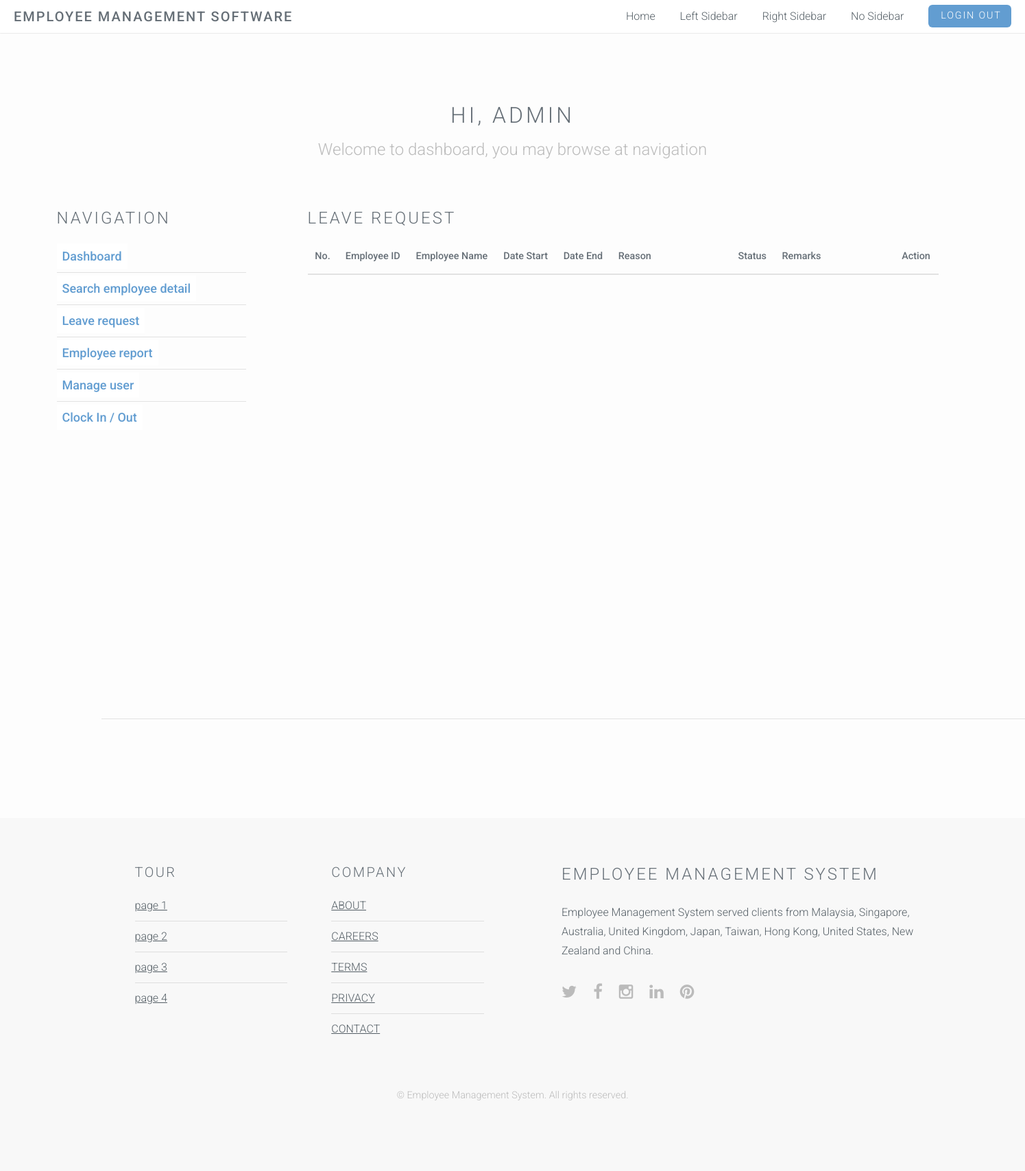
The app's page /website-source-code/admin-leaveRequest.php, older data.
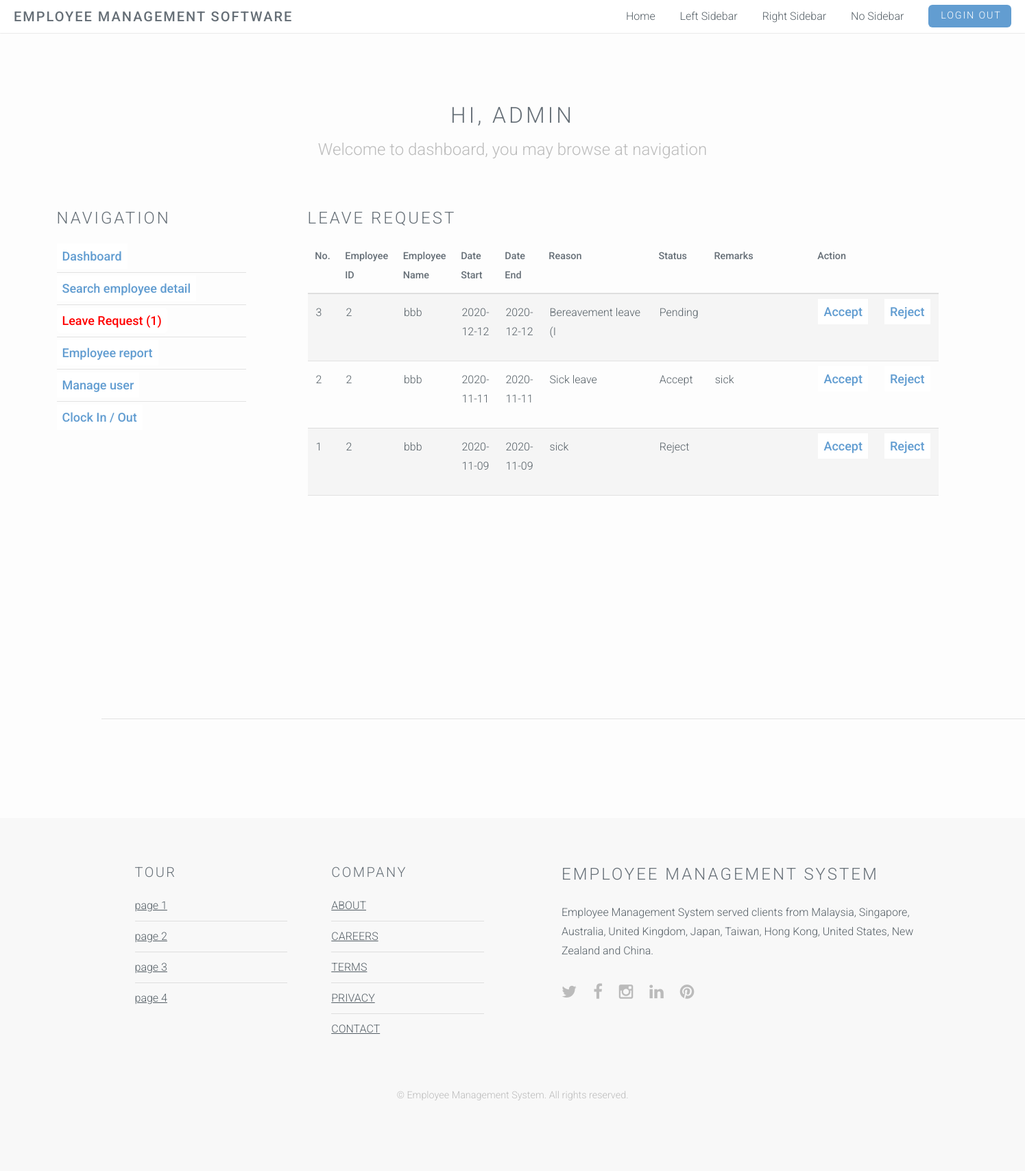
The same page, newer data.
### tables this page shows
CREATE TABLE `leaveapplication` (
  `ID` int(10) NOT NULL,
  `employeeID` int(10) NOT NULL,
  `reason` varchar(20) NOT NULL,
  `dateRequest_start` date NOT NULL,
  `dateRequest_end` date NOT NULL,
  `approval` varchar(10) NOT NULL,
  `remark` varchar(20) NOT NULL
);

CREATE TABLE `employeeinfo` (
  `ID` int(10) NOT NULL,
  `name` varchar(25) DEFAULT NULL,
  `gender` varchar(10) DEFAULT NULL,
  `position` varchar(20) DEFAULT NULL,
  `height` int(10) DEFAULT NULL,
  `phone` varchar(30) DEFAULT NULL,
  `email` varchar(20) DEFAULT NULL,
  `address` varchar(20) DEFAULT NULL,
  `payroll` int(10) DEFAULT NULL,
  `work_start_time` time NOT NULL,
  `work_end_time` time NOT NULL,
  `rest_time` varchar(20) NOT NULL,
  `weekend_work` tinyint(1) NOT NULL
);

### website-source-code/admin-leaveRequest.php (the view, shortened to what this page needs)
<!DOCTYPE html>
<html>
<head>
</head>
<body id="top">
    <?php include("navbar_top.php") ?>
    <section id="main" class="wrapper style1">
        <header class="major">
            <h2>Hi, <?php echo $_SESSION["name"]; ?> Admin</h2>
            <p>Welcome to dashboard, you may browse at navigation</p>
        </header>
        <div class="container">
            <div class="container-admin-dashboard">
                <div class="row-admin-dashboard">
                    <div class="navigation-admin-dashboard">
                        <?php include("admin-navigation.php") ?>
                    </div>
                    <div class="8u skel-cell-important">
                        <section>
                            <h2>Leave Request</h2>
                            <div class="leaverequest-table-div">
                                <table class="tg">
                                    <thead>
                                        <tr>
                                            <th class="tg-0pky">No.</th>
                                            <th class="tg-0lax">Employee ID</th>
                                            <th class="tg-0lax">Employee Name</th>
                                            <th class="tg-0lax">Date Start</th>
                                            <th class="tg-0lax">Date End</th>
                                            <th class="tg-00ax">Reason</th>
                                            <th class="tg-0lax">Status</th>
                                            <th class="tg-0laa">Remarks</th>
                                            <th class="tg-0lax">Action</th>
                                        </tr>
                                    </thead>
                                    <tbody>
                                    <?php
                                        require_once("dbcon.php");
                                        $query = "SELECT `leaveapplication`.`ID`, `leaveapplication`.`employeeID`, `employeeinfo`.`name`, `leaveapplication`.`reason`, `leaveapplication`.`dateRequest_start`, `leaveapplication`.`dateRequest_end`, `leaveapplication`.`approval`, `leaveapplication`.`remark` FROM `leaveapplication`
                                        INNER JOIN `employeeinfo` ON `leaveapplication`.`employeeID` = `employeeinfo`.`ID`
                                        ORDER BY CASE WHEN `approval` LIKE 'Pending' then 0 else 1 end, `approval` ASC";
                                        $result = $con->query($query);
                                        while($row = $result->fetch_assoc()){
                                            echo "<tr>
                                            <td class=\"tg-0lax\">".$row["ID"]."</td>
                                            <td class=\"tg-0lax\">".$row["employeeID"]."</td>
                                            <td class=\"tg-0lax\">".$row["name"]."</td>
                                            <td class=\"tg-0lax\">".$row["dateRequest_start"]."</td>
                                            <td class=\"tg-0lax\">".$row["dateRequest_end"]."</td>
                                            <td class=\"tg-00ax\">".$row["reason"]."</td>";
                                            if($row["approval"] == NULL || $row["approval"] == ""){
                                                echo "<td class=\"tg-0lax\">Pending</td>";
                                            } else {
                                                echo "<td class=\"tg-0lax\">".$row["approval"]."</td>";
                                            }
                                            echo "<td class=\"tg-0lax\">".$row["remark"]."</td>
                                            <td class=\"tg-0lax\">
                                                <ul class=\"alt navigation-admin\">
                                                    <li><a href=\"admin-leaveRequestProcess.php?id=".$row["ID"]."&approval=Accept\">Accept</a></li>
                                                </ul>
                                            </td>
                                            <td class=\"tg-0lax\">
                                                <ul class=\"alt navigation-admin\">
                                                    <li><a href=\"admin-leaveRequestProcess.php?id=".$row["ID"]."&approval=Reject\">Reject</a></li>
                                                </ul>
                                            </td>
                                            </tr>";
                                        }
                                    ?>
                                    </tbody>
                                </table>
                            </div>
                        </section>
                    </div>
                </div>
                <hr class="major" />
            </div>
        </div>
    </section>
    <?php include("footer.php") ?>
</body>
</html>

### website-source-code/navbar_top.php
<header id="header" class="skel-layers-fixed">
      <h1><a href="index.php">EMPLOYEE MANAGEMENT SOFTWARE</a></h1>
      <nav id="nav">
        <ul>
          <li><a href="index.php">Home</a></li>
          <li><a href="testing-user-dashboard.php">Left Sidebar</a></li>
          <li><a href="template-right-sidebar.html">Right Sidebar</a></li>
          <li><a href="template-no-sidebar.html">No Sidebar</a></li>
          <?php
          if(!isset($_COOKIE["PHPSESSID"])){
            echo "<li><a href=\"login.php\" class=\"button special\">Login In</a></li>";
          } else {
            echo "<li><a href=\"logout_process.php\" class=\"button special\">Login Out</a></li>";
          }
          ?>
        </ul>
      </nav>
    </header>

### website-source-code/admin-navigation.php (shortened to what this page needs)
<section>
    <h2>Navigation</h2>
    <ul class="alt navigation-admin">
        <li><a href="admin-dashboard.php">Dashboard</a></li>
        <li><a href="admin-searchEmpDetail.php">Search employee detail</a></li>
        <?php
            require("dbcon.php");
            $count = 0;
            $query = "SELECT * FROM `leaveapplication`";
            $result = $con->query($query);
            if(!$result || $result->num_rows == 0){
                echo "<li><a href=\"admin-leaveRequest.php\">Leave request</a></li>";
            } else {
                while($row = $result->fetch_assoc()){
                    if($row["approval"] == NULL || $row["approval"] == "" || $row["approval"] == "Pending"){
                        $count = $count + 1;
                    }
                }
                if($count == 0){
                    echo "<li><a href=\"admin-leaveRequest.php\">Leave Request</a></li>";
                } else {
                    echo "<li><a href=\"admin-leaveRequest.php\" class=\"leaverequest\">Leave Request ($count)</a></li>";
                }
            }
        ?>
        <li><a href="#">Employee report</a></li>
        <li><a href="#">Manage user</a></li>
        <li><a href="admin-attendance.php">Clock In / Out</a></li>
    </ul>
</section>

### website-source-code/footer.php
<footer id="footer">
      <div class="container">
        <div class="row double">
          <div class="6u">
            <div class="row collapse-at-2">
              <div class="6u">
                <h3>TOUR</h3>
                <ul class="alt">
                  <li><a href="#">page 1</a></li>
                  <li><a href="#">page 2</a></li>
                  <li><a href="#">page 3</a></li>
                  <li><a href="#">page 4</a></li>
                </ul>
              </div>
              <div class="6u">
                <h3>COMPANY</h3>
                <ul class="alt">
                  <li><a href="#">ABOUT</a></li>
                  <li><a href="#">CAREERS</a></li>
                  <li><a href="#">TERMS</a></li>
                  <li><a href="#">PRIVACY</a></li>
                  <li><a href="#">CONTACT</a></li>
                </ul>
              </div>
            </div>
          </div>
          <div class="6u">
            <h2>Employee Management System</h2>
            <p>
              Employee Management System served clients from Malaysia, Singapore, Australia, United Kingdom, Japan, Taiwan, Hong Kong, United States, New Zealand and China.
            </p>
            <ul class="icons">
              <li>
                <a href="#" class="icon fa-twitter"
                  ><span class="label">Twitter</span></a
                >
              </li>
              <li>
                <a href="#" class="icon fa-facebook"
                  ><span class="label">Facebook</span></a
                >
              </li>
              <li>
                <a href="#" class="icon fa-instagram"
                  ><span class="label">Instagram</span></a
                >
              </li>
              <li>
                <a href="#" class="icon fa-linkedin"
                  ><span class="label">LinkedIn</span></a
                >
              </li>
              <li>
                <a href="#" class="icon fa-pinterest"
                  ><span class="label">Pinterest</span></a
                >
              </li>
            </ul>
          </div>
        </div>
        <ul class="copyright">
          <li>&copy; Employee Management System. All rights reserved.</li>
        </ul>
      </div>
    </footer>

### website-source-code/css/style-xlarge.css (style rules this page uses)
body, input, select, textarea { font-size: 12pt; }

### website-source-code/admin-leaveRequest.php (style rules this page uses)
.navigation-admin a:link { text-decoration: none; background-color: rgb(255, 255, 255); padding: 8px; }
.leaverequest-table-div { border-width: 4px; height: 41em; }
.tg-0laa { width: 19%; }
.tg-00ax { width: 19%; }

### website-source-code/admin-navigation.php (style rules this page uses)
.leaverequest { background-color: rgb(255, 170, 170); border-radius: 5px; color: red; }

Row changes from the older to the newer data that the page shows:
added leaveapplication: ID "3", employeeID "2", employeeID.name "bbb", dateRequest_start "2020-12-12", dateRequest_end "2020-12-12", reason "Bereavement leave (I", approval "Pending"
added leaveapplication: ID "2", employeeID "2", employeeID.name "bbb", dateRequest_start "2020-11-11", dateRequest_end "2020-11-11", reason "Sick leave", approval "Accept", remark "sick"
added leaveapplication: ID "1", employeeID "2", employeeID.name "bbb", dateRequest_start "2020-11-09", dateRequest_end "2020-11-09", reason "sick", approval "Reject"
Text that changed along with them:
$count: (not shown) → "1"
text no longer shown: "Leave request"
text now shown: "Leave Request ( )"
